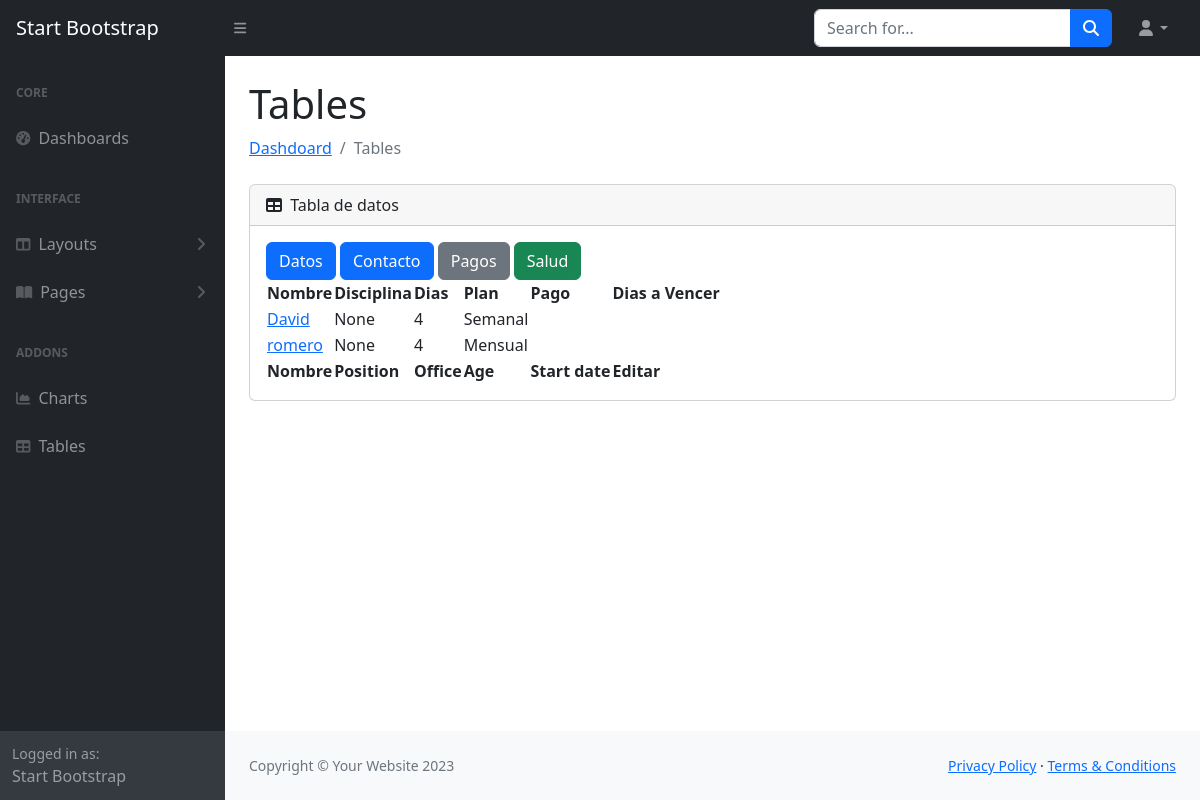
The page /table_pagos/ on the database its author committed.
### starke_app/models.py (models this page shows)
class client_register_model(models.Model):
    nombre=models.CharField(max_length=100,blank= True, null=True)
    apellido=models.CharField(max_length=100,blank= True, null=True)
    edad= models.IntegerField(blank= True, null=True)
    fecha_nacimiento= models.DateField(blank= True, null=True)
    email=models.EmailField(max_length=100,blank= True, null=True)
    telefono=models.IntegerField(blank= True, null=True)
    telefono_emergencia=models.IntegerField(blank= True, null=True)
    nombre_emergencia=models.CharField(max_length=100,blank= True, null=True)
    SI = 'Si'
    NO = 'No'
    OPCIONES_SN = [(SI,'Si'),
                   (NO,'No')]
    problemas_cardiacos = models.CharField(max_length= 5,
                                  blank = True,
                                  choices= OPCIONES_SN,
                                  default=NO)
    problemas_asma = models.CharField(max_length= 5,
                                  blank = True,
                                  choices= OPCIONES_SN,
                                  default=NO)
    lesion_pregunta = models.CharField(max_length= 5,
                                  blank = True,
                                  choices= OPCIONES_SN,
                                  default=NO)
    especificar_lesion = models.TextField(max_length= 500, blank= True, null=True)
    UNO = 1
    DOS=2
    TRES=3
    CUATRO=4
    CINCO=5
    SEIS=6
    SIETE=7
    OPCIONES_DIAS = [(UNO,1),(DOS,2),(TRES,3),(CUATRO,4),(CINCO,5),(SEIS,6),(SIETE,7)]
    disciplina = models.ForeignKey(disciplinas_model,
                                   on_delete = models.CASCADE,
                                   null=True,blank=True)
    dias = models.IntegerField(blank=True,null= True,
                               choices = OPCIONES_DIAS,
                               default = UNO)
    DIARIO = 'Diario'
    MENSUAL = 'Mensual'
    SEMANAL = 'Semanal'
    DIARIO = 'Diario'
    OPCIONES_PLAN = [(DIARIO,'Diario'),
                 (MENSUAL,'Mensual'),
                  (SEMANAL,'Semanal'),
                  (DIARIO,'Diario')
                 ]
    plan = models.CharField(max_length= 20,
                                  blank = True,
                                  null=True,
                                  choices= OPCIONES_PLAN,
                                  default=MENSUAL)

### starke_app/views.py (the view)
# urls.py: path('table_pagos/',table_pagos, name = 'table_pagos'),
def table_pagos(request):
    form= client_register_model.objects.all()
    form2= disciplinas_model.objects.all()
    return render(request,'starke_app/tables/table_pagos.html',{'form':form,
                                                                'form2':form2
                                                                })

### starke_app/templates/starke_app/tables/table_pagos.html (shortened to what this page needs)
<!DOCTYPE html>
<html lang="es">
    <head>
        {% load static %}
        <link href="https://cdn.jsdelivr.net/npm/simple-datatables@7.1.2/dist/style.min.css" rel="stylesheet" />
        <link href="{% static 'starke_app/css/styles.css' %}" rel="stylesheet" />
    </head>
    <body class="sb-nav-fixed">
        <nav class="sb-topnav navbar navbar-expand navbar-dark bg-dark">
            <a class="navbar-brand ps-3" href="index.html">Start Bootstrap</a>
            <button class="btn btn-link btn-sm order-1 order-lg-0 me-4 me-lg-0" id="sidebarToggle" href="#!"><i class="fas fa-bars"></i></button>
            <form class="d-none d-md-inline-block form-inline ms-auto me-0 me-md-3 my-2 my-md-0">
                <div class="input-group">
                    <input class="form-control" type="text" placeholder="Search for..." aria-label="Search for..." aria-describedby="btnNavbarSearch" />
                    <button class="btn btn-primary" id="btnNavbarSearch" type="button"><i class="fas fa-search"></i></button>
                </div>
            </form>
            <ul class="navbar-nav ms-auto ms-md-0 me-3 me-lg-4">
                <li class="nav-item dropdown">
                    <a class="nav-link dropdown-toggle" id="navbarDropdown" href="#" role="button" data-bs-toggle="dropdown" aria-expanded="false"><i class="fas fa-user fa-fw"></i></a>
                </li>
            </ul>
        </nav>
        <div id="layoutSidenav">
            <div id="layoutSidenav_nav">
                <nav class="sb-sidenav accordion sb-sidenav-dark" id="sidenavAccordion">
                    <div class="sb-sidenav-menu">
                        <div class="nav">
                            <div class="sb-sidenav-menu-heading">Core</div>
                            <a class="nav-link" href="index.html">
                                <div class="sb-nav-link-icon"><i class="fas fa-tachometer-alt"></i></div>
                                Dashboards
                            </a>
                            <div class="sb-sidenav-menu-heading">Interface</div>
                            <a class="nav-link collapsed" href="#" data-bs-toggle="collapse" data-bs-target="#collapseLayouts" aria-expanded="false" aria-controls="collapseLayouts">
                                <div class="sb-nav-link-icon"><i class="fas fa-columns"></i></div>
                                Layouts
                                <div class="sb-sidenav-collapse-arrow"><i class="fas fa-angle-down"></i></div>
                            </a>
                            <a class="nav-link collapsed" href="#" data-bs-toggle="collapse" data-bs-target="#collapsePages" aria-expanded="false" aria-controls="collapsePages">
                                <div class="sb-nav-link-icon"><i class="fas fa-book-open"></i></div>
                                Pages
                                <div class="sb-sidenav-collapse-arrow"><i class="fas fa-angle-down"></i></div>
                            </a>
                            <div class="sb-sidenav-menu-heading">Addons</div>
                            <a class="nav-link" href="charts.html">
                                <div class="sb-nav-link-icon"><i class="fas fa-chart-area"></i></div>
                                Charts
                            </a>
                            <a class="nav-link" href="tables.html">
                                <div class="sb-nav-link-icon"><i class="fas fa-table"></i></div>
                                Tables
                            </a>
                        </div>
                    </div>
                    <div class="sb-sidenav-footer">
                        <div class="small">Logged in as:</div>
                        Start Bootstrap
                    </div>
                </nav>
            </div>
            <div id="layoutSidenav_content">
                <main>
                    <div class="container-fluid px-4">
                        <h1 class="mt-4">Tables</h1>
                        <ol class="breadcrumb mb-4">
                            <li class="breadcrumb-item"><a href="index.html">Dashdoard</a></li>
                            <li class="breadcrumb-item active">Tables</li>
                        </ol>
                        <div class="card mb-4">
                            <div class="card-header">
                                <i class="fas fa-table me-1"></i>
                                Tabla de datos
                            </div>
                            <div class="card-body">
                                 <a href="{% url 'tables' %}"><button type="button" class="btn btn-primary">Datos</button></a>
                                 <a href="{% url 'table_contacto' %}"><button type="button" class="btn btn-primary">Contacto</button></a>
                                 <a href="{% url 'table_pagos' %}"> <button type="button" class="btn btn-secondary">Pagos</button></a>
                                 <a href="{% url 'table_salud' %}"><button type="button" class="btn btn-success">Salud</button></a>
                                <table id="datatablesSimple">
                                    <thead>
                                        <tr>
                                            <th>Nombre</th>
                                            <th>Disciplina</th>
                                            <th>Dias</th>
                                            <th>Plan</th>
                                            <th>Pago</th>
                                            <th>Dias a Vencer</th>
                                        </tr>
                                    </thead>
                                    <tfoot>
                                        <tr>
                                            <th>Nombre</th>
                                            <th>Position</th>
                                            <th>Office</th>
                                            <th>Age</th>
                                            <th>Start date</th>
                                            <th>Editar</th>
                                        </tr>
                                    </tfoot>
                                    {% for i in form %}
                                    <tr>
                                        <td> <a href="{% url 'modificar_plan' i.id %}"> {{ i.nombre }} </a></td>
                                        <td>{{ i.disciplina }}</td>
                                        <td>{{ i.dias }}</td>
                                        <td>{{ i.plan }}</td>
                                        <td>{{ i.profesor }}</td>
                                        <td>{{ i.x }}</td>
                                    </tr>
                                    {% endfor %}
                                </table>
                            </div>
                        </div>
                    </div>
                </main>
                <footer class="py-4 bg-light mt-auto">
                    <div class="container-fluid px-4">
                        <div class="d-flex align-items-center justify-content-between small">
                            <div class="text-muted">Copyright &copy; Your Website 2023</div>
                            <div>
                                <a href="#">Privacy Policy</a>
                                &middot;
                                <a href="#">Terms &amp; Conditions</a>
                            </div>
                        </div>
                    </div>
                </footer>
            </div>
        </div>
    </body>
</html>

### rows shown on the page
client_register_model: nombre "David", disciplina "None", dias "4", plan "Semanal"
client_register_model: nombre "romero", disciplina "None", dias "4", plan "Mensual"
